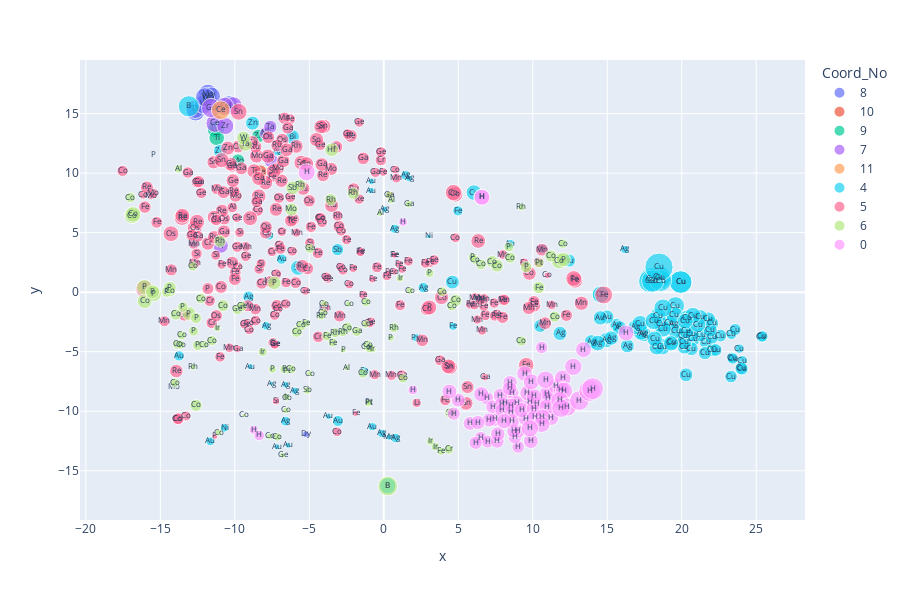

Write notebook code for a chart like this one.
### Code cell
fig = px.scatter(df_mapping, x="x", y="y", color="Coord_No", size="Doop", text="M", custom_data=["M", "Ligand", "Axial", "Coord_No", "No_Subs",  "Doop", "CCDC", "dominant"], width=900, height=600)
fig.update_traces(hovertemplate="CCDC: %{customdata[6]}<br>%{customdata[0]} %{customdata[1]} %{customdata[2]} <br>Coordination Number: %{customdata[3]} <br>%{customdata[7]}")
fig.update_traces(textfont_size=8)

### Figure 1 — Plotly figure (JSON) as saved in the notebook; plotly's stock layout.template omitted (floating-point values rounded to 4 significant figures; data arrays with more than 128 entries replaced by an {"elided": "..."} marker saying what was removed)
{"data": [{"customdata": [["Dy", "FTPC", "Pthalocyanin", "8", "3", 0.1763, 1524773, "sad comp"], ["U", "(5,15-Mes/10-OMe)TPC", "Cl/DME/Dimer", "8", "3", 1.237, 930334, "dom comp"], ["Th", "(5,15-Mes/10-OMe)TPC", "Cl/DME/Dimer", "8", "3", 1.279, 930333, "dom comp"], ["Tb", "(5,15-Mes/10-OMe)TPC", "2x DME", "8", "3", 1.242, 908246, "dom comp"], ["Mo", "pTolTPC", "Corrole Dimer", "8", "3", 1.388, "1534096 B", "dom comp"], ["Mo", "pTolTPC", "Corrole Dimer", "8", "3", 1.383, "1534096 A", "dom comp"], ["W", "TPC", "Corrole Dimer", "8", "3", 1.349, "1438285", "dom comp"], ["W", "CF3TPC", "Corrole Dimer", "8", "3", 1.316, "1438284 B", "dom comp"], ["W", "CF3TPC", "Corrole Dimer", "8", "3", 1.381, "1438284 A", "dom comp"]], "hovertemplate": "CCDC: %{customdata[6]}<br>%{customdata[0]} %{customdata[1]} %{customdata[2]} <br>Coordination Number: %{customdata[3]} <br>%{customdata[7]}", "legendgroup": "8", "marker": {"color": "#636efa", "size": [0.1763, 1.237, 1.279, 1.242, 1.388, 1.383, 1.349, 1.316, 1.381], "sizemode": "area", "sizeref": 0.007572, "symbol": "circle"}, "mode": "markers+text", "name": "8", "orientation": "v", "showlegend": true, "text": ["Dy", "U", "Th", "Tb", "Mo", "Mo", "W", "W", "W"], "textfont": {"size": 8}, "type": "scatter", "x": [-5.227, -12.63, -12.67, -10.38, -11.8, -11.82, -12.09, -11.59, -12.0], "xaxis": "x", "y": [-11.93, 15.14, 15.36, 15.74, 16.67, 16.23, 15.78, 16.45, 16.37], "yaxis": "y"}, {"customdata": [["Ce", "(5,15-Mes/10-OMe)TPC", "Cp/THF", "10", "3", 0.7694, 1482209, "dom comp"]], "hovertemplate": "CCDC: %{customdata[6]}<br>%{customdata[0]} %{customdata[1]} %{customdata[2]} <br>Coordination Number: %{customdata[3]} <br>%{customdata[7]}", "legendgroup": "10", "marker": {"color": "#EF553B", "size": [0.7694], "sizemode": "area", "sizeref": 0.007572, "symbol": "circle"}, "mode": "markers+text", "name": "10", "orientation": "v", "showlegend": true, "text": ["Ce"], "textfont": {"size": 8}, "type": "scatter", "x": [-8.309], "xaxis": "x", "y": [10.1], "yaxis": "y"}, {"customdata": [["Lu", "(5,15-Mes/10-OMe)TPC", "Cp", "9", "3", 1.116, 1498989, "dom comp"], ["Mo", "4FTPC", "Cp", "9", "3", 0.7219, "1544843", "dom comp"], ["Ti", "(5,15-Mes/10-OMe)TPC", "Cp*", "9", "3", 0.9279, "897228", "dom comp"], ["Zr", "(5,15-Mes/10-OMe)TPC", "Cp", "9", "3", 0.6883, "897227", "dom comp"]], "hovertemplate": "CCDC: %{customdata[6]}<br>%{customdata[0]} %{customdata[1]} %{customdata[2]} <br>Coordination Number: %{customdata[3]} <br>%{customdata[7]}", "legendgroup": "9", "marker": {"color": "#00cc96", "size": [1.116, 0.7219, 0.9279, 0.6883], "sizemode": "area", "sizeref": 0.007572, "symbol": "circle"}, "mode": "markers+text", "name": "9", "orientation": "v", "showlegend": true, "text": ["Lu", "Mo", "Ti", "Zr"], "textfont": {"size": 8}, "type": "scatter", "x": [-11.27, -9.783, -11.22, -8.417], "xaxis": "x", "y": [13.69, 11.04, 12.96, 13.11], "yaxis": "y"}, {"customdata": [["Ce", "(5,15-Mes/10-OMe)TPC", "BH(Pyrazol)3", "7", "3", 1.242, 1482208, "dom comp"], ["La", "(5,15-Mes/10-OMe)TPC", "Me3TACN", "7", "3", 1.244, 908244, "dom comp"], ["Gd", "(5,15-Mes/10-OMe)TPC", "Me3TACN", "7", "3", 1.403, 908245, "dom comp"], ["Ce", "(5,15-Mes/10-OMe)TPC", "BH(Pyrazol)3", "7", "3", 1.248, 1482207, "dom comp"], ["Nb", "(5,15-Mes/10-OMe)TPC", "(µ-O)3", "7", "3", 0.6636, "2077523", "dom comp"], ["Ta", "(5,15-Mes/10-OMe)TPC", "(µ-O)3", "7", "3", 0.6674, "2077522", "dom comp"], ["W", "pFTPC", "(µ-O)3", "7", "3", 0.7929, "880906 B", "dom comp"], ["W", "pFTPC", "(µ-O)3", "7", "3", 0.8839, "880906 A", "dom comp"], ["Zr", "(5,15-Mes/10-OMe)TPC", "THF/(µ-Cl)2", "7", "3", 1.099, "979187", "dom comp"]], "hovertemplate": "CCDC: %{customdata[6]}<br>%{customdata[0]} %{customdata[1]} %{customdata[2]} <br>Coordination Number: %{customdata[3]} <br>%{customdata[7]}", "legendgroup": "7", "marker": {"color": "#ab63fa", "size": [1.242, 1.244, 1.403, 1.248, 0.6636, 0.6674, 0.7929, 0.8839, 1.099], "sizemode": "area", "sizeref": 0.007572, "symbol": "circle"}, "mode": "markers+text", "name": "7", "orientation": "v", "showlegend": true, "text": ["Ce", "La", "Gd", "Ce", "Nb", "Ta", "W", "W", "Zr"], "textfont": {"size": 8}, "type": "scatter", "x": [-11.33, -10.12, -11.59, -10.69, -7.894, -7.621, -7.576, -10.95, -10.64], "xaxis": "x", "y": [14.18, 15.66, 15.47, 15.61, 13.33, 13.88, 11.09, 3.905, 13.95], "yaxis": "y"}, {"customdata": [["Ce", "(5,15-Mes/10-OMe)TPC", "Cp/DME", "11", "3", 1.331, 1498990, "dom comp"]], "hovertemplate": "CCDC: %{customdata[6]}<br>%{customdata[0]} %{customdata[1]} %{customdata[2]} <br>Coordination Number: %{customdata[3]} <br>%{customdata[7]}", "legendgroup": "11", "marker": {"color": "#FFA15A", "size": [1.331], "sizemode": "area", "sizeref": 0.007572, "symbol": "circle"}, "mode": "markers+text", "name": "11", "orientation": "v", "showlegend": true, "text": ["Ce"], "textfont": {"size": 8}, "type": "scatter", "x": [-10.95], "xaxis": "x", "y": [15.29], "yaxis": "y"}, {"customdata": {"elided": "123x8 mixed values"}, "hovertemplate": "CCDC: %{customdata[6]}<br>%{customdata[0]} %{customdata[1]} %{customdata[2]} <br>Coordination Number: %{customdata[3]} <br>%{customdata[7]}", "legendgroup": "4", "marker": {"color": "#19d3f3", "size": [0.3461, 0.2519, 0.1833, 0.6488, 0.4057, 0.2153, 0.08474, 0.2774, 0.4874, 0.3616, 0.1705, 0.3127, 0.2788, 0.3255, 0.6508, 0.3398, 0.1656, 0.7949, 0.7342, 0.7099, 0.8824, 0.8946, 0.8716, 0.7566, 0.787, 0.9326, 0.7834, 0.8373, 0.1416, 0.1686, 0.3105, 0.1459, 0.4102, 0.1413, 0.6399, 0.1706, 0.4092, 0.2523, 0.7654, 0.4682, 0.2986, 0.1378, 0.7821, 0.8791, 0.6766, 0.9193, 0.4328, 0.3323, 0.402, 0.7902, 0.727, 0.6852, 0.4436, 0.4754, 1.043, 0.742, 0.9293, 0.627, 0.5962, 0.9265, 0.6177, 0.8546, 0.9287, 1.033, 0.8764, 1.94, 0.6686, 0.6762, 0.9352, 1.936, 0.5557, 1.05, 1.259, 1.087, 1.021, 1.05, 0.9098, 0.7335, 0.9151, 1.15, 0.8889, 0.7616, 0.9188, 0.7754, 0.8035, 0.9114, 0.4782, 0.722, 1.034, 0.98, 0.9248, 1.257, 0.6263, 0.4853, 2.026, 1.013, 1.989, 2.048, 0.9371, 0.6325, 1.884, 1.805, 1.894, 1.093, 3.029, 0.4024, 0.3551, 0.3432, 0.2447, 0.1552, 0.08879, 0.2765, 0.3722, 0.2527, 0.6916, 0.7484, 0.8808, 0.4876, 0.5765, 0.7788, 1.703, 0.9892, 1.002], "sizemode": "area", "sizeref": 0.007572, "symbol": "circle"}, "mode": "markers+text", "name": "4", "orientation": "v", "showlegend": true, "text": ["Ag", "Ag", "Ag", "Ag", "Ag", "Ag", "Ag", "Ag", "Ag", "Ag", "Ag", "Ag", "Ag", "Ag", "Ag", "Ag", "Ag", "Ag", "Ag", "Ag", "Ag", "Ag", "Ag", "Ag", "Ag", "Ag", "Ag", "Ag", "Au", "Au", "Au", "Au", "Au", "Au", "Au", "Au", "Au", "Au", "Au", "Au", "Au", "Au", "Au", "Cu", "Cu", "Cu", "Cu", "Cu", "Cu", "Cu", "Cu", "Cu", "Cu", "Cu", "Cu", "Cu", "Cu", "Cu", "Cu", "Cu", "Cu", "Cu", "Cu", "Cu", "Cu", "Cu", "Cu", "Cu", "Cu", "Cu", "Cu", "Cu", "Cu", "Cu", "Cu", "Cu", "Cu", "Cu", "Cu", "Cu", "Cu", "Cu", "Cu", "Cu", "Cu", "Cu", "Cu", "Cu", "Cu", "Cu", "Cu", "Cu", "Cu", "Cu", "Cu", "Cu", "Cu", "Cu", "Cu", "Cu", "Cu", "Cu", "Cu", "Cu", "Cu", "Fe", "Fe", "Fe", "Fe", "Mn", "Ni", "Ni", "Ni", "Pd", "Zn", "Zn", "Sb", "Sb", "Sb", "Bi", "B", "B", "B"], "textfont": {"size": 8}, "type": "scatter", "x": [1.468, 16.18, 1.701, 10.5, 2.646, -5.961, -7.547, -0.1336, -9.089, -6.598, -6.58, 0.7213, -7.907, -7.133, 15.61, 0.7927, 0.05477, 15.82, 16.35, 19.44, 17.44, 17.27, 14.95, 11.83, 13.94, 14.37, 15.27, 16.89, -7.173, -0.8373, 8.494, -8.963, -6.866, -3.717, 12.44, -0.8606, -13.74, -0.769, 14.98, -3.078, -11.64, -6.427, 14.54, 20.75, 21.61, 6.052, 23.34, 23.87, 24.07, 21.3, 20.64, 22.06, 23.36, 23.43, 18.68, 20.17, 18.61, 22.59, 23.31, 20.11, 22.27, 19.36, 19.15, 19.59, 20.16, 19.92, 21.56, 22.02, 20.65, 19.93, 23.58, 18.74, 19.58, 19.5, 18.41, 17.21, 20.32, 4.605, 18.33, 18.12, 19.28, 22.0, 18.18, 21.91, 21.78, 21.23, 25.35, 20.29, 14.55, 20.38, 21.09, 18.74, 24.05, 25.41, 18.42, 20.75, 18.53, 17.96, 20.24, 24.0, 17.85, 18.59, 18.05, 14.56, 18.47, 4.976, -7.706, -1.322, 4.649, 0.3554, 3.025, -10.69, 10.62, 2.186, -10.98, -8.809, -5.748, -12.75, -3.103, -6.141, -13.09, 0.2642, 0.2639], "xaxis": "x", "y": [9.813, 3.586, 9.555, -2.834, 0.3902, -8.283, -7.671, -11.87, -0.3872, -10.84, -7.777, 5.326, -2.82, 11.84, -2.749, -12.25, 6.948, -2.997, -4.509, -2.711, -3.521, -3.388, -4.028, -3.461, -4.175, -4.277, -3.853, -2.937, -12.99, 9.307, 4.047, -6.253, 2.784, -10.43, 2.656, 8.536, -5.347, -11.3, -2.087, -10.82, -12.53, -12.86, -2.158, -3.896, -4.16, 8.364, -3.531, -4.739, -5.752, -3.565, -4.75, -4.863, -5.489, -5.578, -4.576, -4.612, -2.713, -3.643, -7.09, -3.672, -4.854, -4.215, -2.555, -3.225, -4.185, 0.8524, -5.112, -3.803, -3.526, 0.8516, -3.142, -3.074, -1.14, -1.927, -2.0, -2.657, -3.255, 0.8469, -4.62, -2.411, -4.298, -2.625, -3.916, -3.173, -2.268, -2.107, -3.751, -6.942, -0.2348, -2.165, -2.735, -1.334, -6.457, -3.708, 1.302, -1.961, 1.222, 1.101, -2.439, -6.387, 0.9176, 0.9763, 0.9384, -0.1905, 2.102, 6.836, 4.78, -6.659, -2.862, -12.17, 4.688, -11.39, 3.638, -3.838, 11.86, 14.2, 2.055, 4.181, 3.572, 13.06, 15.61, -16.26, -16.26], "yaxis": "y"}, {"customdata": {"elided": "250x8 mixed values"}, "hovertemplate": "CCDC: %{customdata[6]}<br>%{customdata[0]} %{customdata[1]} %{customdata[2]} <br>Coordination Number: %{customdata[3]} <br>%{customdata[7]}", "legendgroup": "5", "marker": {"color": "#FF6692", "size": {"elided": "250 float values"}, "sizemode": "area", "sizeref": 0.007572, "symbol": "circle"}, "mode": "markers+text", "name": "5", "orientation": "v", "showlegend": true, "text": {"elided": "250 str values"}, "textfont": {"size": 8}, "type": "scatter", "x": {"elided": "250 float values"}, "xaxis": "x", "y": {"elided": "250 float values"}, "yaxis": "y"}, {"customdata": {"elided": "118x8 mixed values"}, "hovertemplate": "CCDC: %{customdata[6]}<br>%{customdata[0]} %{customdata[1]} %{customdata[2]} <br>Coordination Number: %{customdata[3]} <br>%{customdata[7]}", "legendgroup": "6", "marker": {"color": "#B6E880", "size": [0.1846, 0.5425, 0.4339, 0.4382, 0.2688, 0.3267, 0.1498, 0.3617, 0.4621, 0.07484, 0.5568, 0.1546, 0.961, 0.2413, 0.4252, 0.3989, 0.3053, 0.5781, 0.3342, 0.26, 0.3374, 0.1963, 0.9131, 0.3568, 0.2891, 0.3096, 0.2723, 0.415, 0.1349, 0.3868, 0.3868, 0.4078, 0.1935, 0.6156, 0.336, 0.9398, 0.3846, 0.3268, 0.5736, 0.3639, 0.4687, 0.4809, 0.4543, 0.2203, 0.556, 0.8494, 0.1648, 0.1766, 0.3272, 0.2524, 0.3466, 0.2981, 0.3605, 0.2548, 0.2479, 0.5594, 0.7178, 0.3059, 0.223, 0.1817, 0.2514, 0.1897, 0.2327, 0.3441, 0.1971, 0.6325, 0.3513, 0.2354, 0.1331, 0.1785, 0.3627, 0.3679, 0.2735, 0.1708, 0.2226, 0.5448, 0.5283, 0.2946, 0.5467, 0.5378, 0.7, 0.6985, 0.2407, 0.9455, 0.1739, 0.7105, 0.1404, 0.4703, 0.367, 0, 0.4481, 0.9184, 0.6937, 0.5995, 0.7626, 0.4985, 0.4165, 0.7474, 0.3541, 0.2918, 0.265, 0.409, 0.2842, 0.4106, 0.1489, 0.398, 0.1359, 0.1408, 0.2638, 0.2106, 0.344, 0.3755, 0.211, 0.2428, 0.2251, 0.7069, 1.449, 0.5065], "sizemode": "area", "sizeref": 0.007572, "symbol": "circle"}, "mode": "markers+text", "name": "6", "orientation": "v", "showlegend": true, "text": ["Co", "Co", "Co", "Co", "Co", "Co", "Co", "Co", "Co", "Co", "Co", "Co", "Co", "Co", "Co", "Co", "Co", "Co", "Co", "Co", "Co", "Co", "Co", "Co", "Co", "Co", "Co", "Co", "Co", "Co", "Co", "Co", "Co", "Co", "Co", "Co", "Co", "Co", "Co", "Co", "Co", "Co", "Co", "Co", "Co", "Co", "Co", "Co", "Co", "Co", "Cr", "Fe", "Fe", "Fe", "Fe", "Fe", "Hf", "Ir", "Ir", "Ir", "Ir", "Ir", "Ir", "Ir", "Ir", "Mo", "Pt", "Pt", "Pt", "Pt", "Rh", "Rh", "Rh", "Rh", "Rh", "Rh", "Rh", "Rh", "Rh", "Rh", "Ta", "W", "P", "P", "P", "P", "P", "P", "P", "P", "P", "P", "P", "P", "P", "P", "P", "P", "P", "P", "P", "P", "P", "Ge", "Al", "Ge", "Ge", "Al", "Al", "Al", "Ga", "Ga", "Ga", "Ga", "Sb", "Sb", "B", "Sb"], "textfont": {"size": 8}, "type": "scatter", "x": [-11.09, -10.79, 6.525, -2.452, -7.143, -14.04, -4.964, 3.903, 8.489, -9.367, -12.6, -2.355, -16.9, -1.225, -5.539, -11.54, -1.197, 7.288, 1.279, -12.04, -6.224, -3.997, -16.83, -13.85, -13.57, 6.136, -13.63, -12.28, -6.473, 9.241, -17.0, -14.33, -1.182, 7.599, -12.83, 11.78, 4.557, -1.407, 4.824, -1.081, 11.46, -13.96, -5.843, 1.744, 11.21, -16.05, -7.653, -6.554, 12.0, -4.053, 4.355, -3.418, -3.834, -5.207, 3.831, 10.4, -3.502, -8.133, 1.091, -0.7408, 3.449, -11.18, 3.122, -0.9364, -6.546, -6.198, 10.43, -1.024, -6.469, -1.005, 0.682, -3.261, -4.205, -12.8, 9.242, -3.562, -5.621, -2.76, -11.0, -2.046, -9.296, -9.418, -7.477, -15.45, 0.4796, -13.08, -2.736, -14.56, -12.76, -15.45, -12.6, -16.07, -7.352, -14.35, 12.06, 9.557, -12.49, -15.52, 8.393, 3.069, -6.694, -13.49, 5.96, -9.825, -2.473, -9.541, -6.785, -0.2488, -13.78, 0.4948, -4.964, -1.81, 1.683, 0.3757, -5.134, -6.117, 0.2626, 4.48], "xaxis": "x", "y": [-11.79, -1.128, 2.335, -2.971, -12.16, -7.602, -6.849, 0.04372, 2.897, -10.35, -9.503, -0.9919, 6.427, -2.686, -2.788, -4.067, -0.8242, 2.56, -7.239, -4.409, -6.473, -0.9527, 6.535, -4.382, -3.624, 2.73, -4.422, -0.536, -8.903, -4.105, 7.946, 0.06101, -4.646, 2.221, 2.164, 2.616, -1.147, -6.823, -0.6949, -4.446, -2.051, -1.873, -3.33, 0.1348, 3.033, -0.7462, -12.1, -9.932, 4.081, -1.71, -13.21, -4.228, -3.672, -2.604, -13.35, 0.3868, 11.96, -5.014, 1.167, -4.81, -12.98, -3.021, -12.53, -4.697, -8.775, 6.95, 2.453, -9.32, -6.621, -9.242, -2.978, -3.404, -1.975, -6.259, 7.148, 7.769, 9.01, -3.365, 4.274, 8.294, 12.4, 12.96, -6.473, -0.1302, -3.836, -1.793, -4.86, 0.03474, -3.274, 11.5, -2.181, 0.4075, 0.7809, 0.3673, 2.741, 2.113, -4.458, 0.02577, 3.793, 1.607, -6.466, -1.246, 2.927, -1.437, -6.348, -1.191, -13.7, 6.619, 10.36, 7.755, 3.67, -3.3, 7.393, 8.17, -8.254, 8.762, -16.28, -10.15], "yaxis": "y"}, {"customdata": {"elided": "71x8 mixed values"}, "hovertemplate": "CCDC: %{customdata[6]}<br>%{customdata[0]} %{customdata[1]} %{customdata[2]} <br>Coordination Number: %{customdata[3]} <br>%{customdata[7]}", "legendgroup": "0", "marker": {"color": "#FF97FF", "size": [0.2882, 0.2948, 0.3585, 0.4256, 0.5754, 0.5944, 0.636, 0.638, 0.659, 0.6702, 0.6858, 0.69, 0.7035, 0.713, 0.719, 0.7235, 0.7271, 0.7405, 0.7436, 0.7487, 0.7548, 0.755, 0.7636, 0.786, 0.7904, 0.7929, 0.7933, 0.7935, 0.8099, 0.8224, 0.8272, 0.8289, 0.8392, 0.8445, 0.8496, 0.8682, 0.8697, 0.8816, 0.8828, 0.8995, 0.9055, 0.9056, 0.9062, 0.9103, 0.9129, 0.9137, 0.9296, 0.9327, 0.9371, 0.9371, 0.9475, 0.9504, 0.954, 0.9617, 0.963, 0.968, 0.9731, 1.059, 1.06, 1.067, 1.106, 1.11, 1.127, 1.147, 1.162, 1.216, 1.226, 1.308, 1.456, 1.736, 1.79], "sizemode": "area", "sizeref": 0.007572, "symbol": "circle"}, "mode": "markers+text", "name": "0", "orientation": "v", "showlegend": true, "text": ["H", "H", "H", "H", "H", "H", "H", "H", "H", "H", "H", "H", "H", "H", "H", "H", "H", "H", "H", "H", "H", "H", "H", "H", "H", "H", "H", "H", "H", "H", "H", "H", "H", "H", "H", "H", "H", "H", "H", "H", "H", "H", "H", "H", "H", "H", "H", "H", "H", "H", "H", "H", "H", "H", "H", "H", "H", "H", "H", "H", "H", "H", "H", "H", "H", "H", "H", "H", "H", "H", "H"], "textfont": {"size": 8}, "type": "scatter", "x": [1.293, -8.734, 1.952, -8.368, 10.6, 9.019, 6.505, 6.967, 4.69, 6.163, 6.92, 8.798, 7.449, 7.616, 9.008, 7.307, 5.792, 5.0, 8.166, 7.075, 8.726, 6.319, 8.603, 7.829, 8.479, 7.914, 7.652, 8.445, 8.632, 7.95, 9.528, 9.806, 4.403, 9.872, 8.914, 6.542, 8.563, 8.081, 8.561, 11.0, 10.95, 9.254, 11.22, 9.645, 10.27, 10.07, 10.95, 9.451, 10.13, 10.09, 6.569, 13.4, 16.26, 6.595, 10.65, 11.57, 9.9, 10.61, 12.01, 11.92, 12.09, -5.182, 9.808, 12.72, 10.86, 11.81, 12.32, 11.9, 13.13, 13.81, 14.02], "xaxis": "x", "y": [5.891, -11.57, -8.212, -12.03, -4.646, -13.0, -12.24, -12.55, -10.2, -12.65, -8.902, -12.18, -10.69, -12.53, -11.7, -9.626, -11.02, -9.065, -9.334, -10.74, -11.66, -10.95, -8.452, -8.683, -7.606, -9.385, -11.91, -8.086, -10.83, -9.901, -10.61, -9.262, -8.35, -12.5, -9.305, -8.57, -10.08, -10.83, -9.541, -8.859, -8.527, -9.908, -10.55, -8.466, -9.399, -9.787, -9.62, -6.833, -10.52, -8.761, 7.992, -4.824, -3.423, 7.964, -10.48, -7.88, -7.534, -11.08, -7.236, -8.232, -8.269, 10.07, -11.43, -6.27, -7.358, -9.092, -9.654, -9.736, -9.1, -8.271, -8.108], "yaxis": "y"}], "layout": {"height": 600, "legend": {"itemsizing": "constant", "title": {"text": "Coord_No"}, "tracegroupgap": 0}, "margin": {"t": 60}, "width": 900, "xaxis": {"anchor": "y", "domain": [0, 1], "title": {"text": "x"}}, "yaxis": {"anchor": "x", "domain": [0, 1], "title": {"text": "y"}}}}
